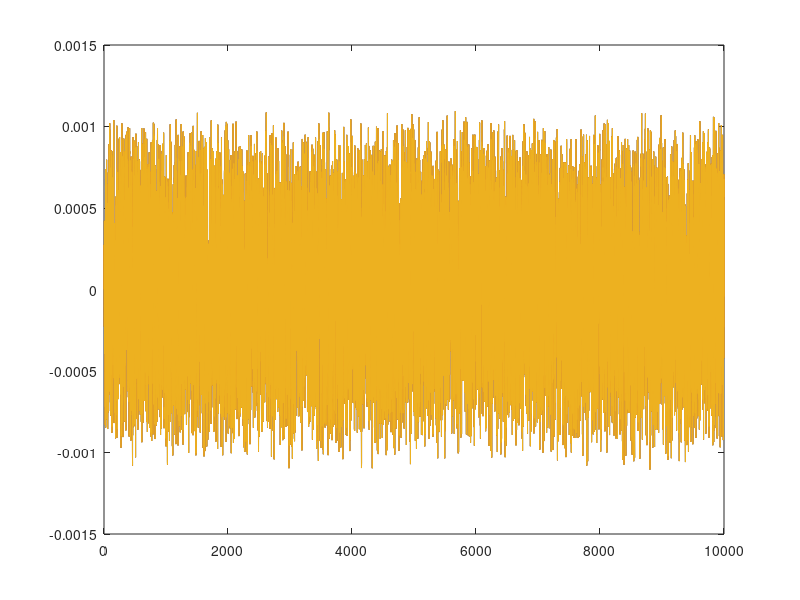

Write MATLAB code to recreate this figure.
clc
clear all
close all

%% agent 1 model

dt = 0.1;
R = 0.002; % say measurement variance is the same for all the agents (same sensors)
ag1out = zeros(10000,3);

x10 = [2 2 2]';
A1 = eye(3);
B1 = eye(3)*dt;
u1 = [1 1 1]';
P10 = ones(3,3)/100;
Q1 = eye(3,3)/200;
%P1_12 = zeros(3,3);
%P1_21 = P1_12';
Phi10 = eye(3);

%% first propagation for both agent

%agent 1
P1_pred = A1*P10*A1'+Q1;
x1_pred = A1*x10+B1*u1;
Phi1 = A1*Phi10;

%% first update (no message)

%agent 1
x1 = x1_pred;
P1 = P1_pred;
%P1_12 = P1_21;

x11 = A1*x10+B1*u1;
ag1out(1,:) = x11'-x1';

for k=2:10000
%% propagation step K
clc
%agent 1
P1_pred = A1*P1*A1'+Q1
x1_pred = A1*x1+B1*u1
Phi1 = A1*Phi1;

%% suppose agent1 takes an absolute measurement of its position (range to the origin)

x11 = A1*x11+B1*u1;

h10 = sqrt((x11(1))^2+(x11(2))^2+(x11(3))^2)+(2*rand()-1)*0.002;

%moreover use the measurement function with the propagation stage datas

h10_pred = sqrt((x1_pred(1))^2+(x1_pred(2))^2+(x1_pred(3))^2);

%calculate residual range

r10 = h10-h10_pred

% define jacobians of the measurement function step K-1

rx10 = (x1_pred(1))/h10_pred;
ry10 = (x1_pred(2))/h10_pred;
rz10 = (x1_pred(3))/h10_pred;

H10 = [rx10 ry10 rz10];

S10 = R + H10*P1_pred*H10'

D10 = (Phi1^(-1)*P1_pred*H10')*S10^(-1/2)

r_10 = S10^(-1/2)*r10

%% update stage with agent 1 that measured its absolute position

% agent 1 update

x1 = x1_pred+Phi1*D10*r_10;
P1 = P1_pred-Phi1*(D10*D10')*Phi1';

ag1out(k,:) = x11'-x1';
end

figure(1)
clf
plot(ag1out);





